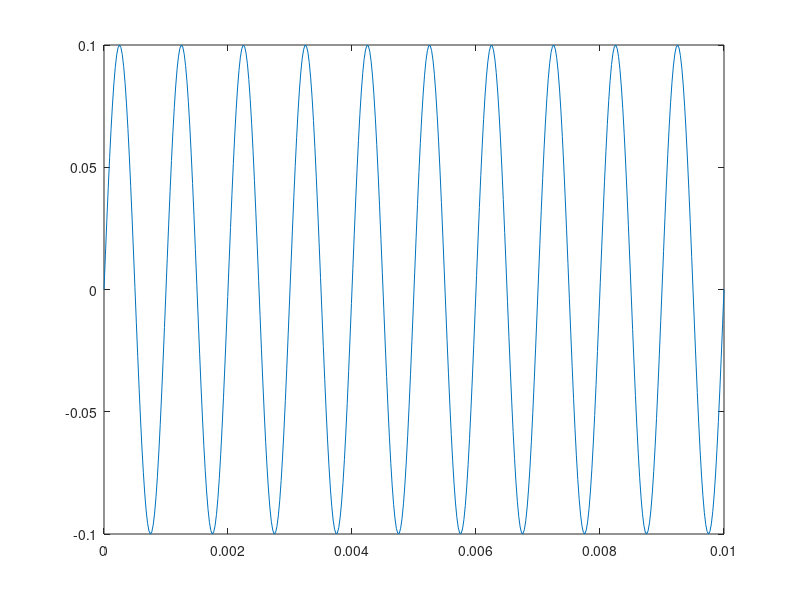
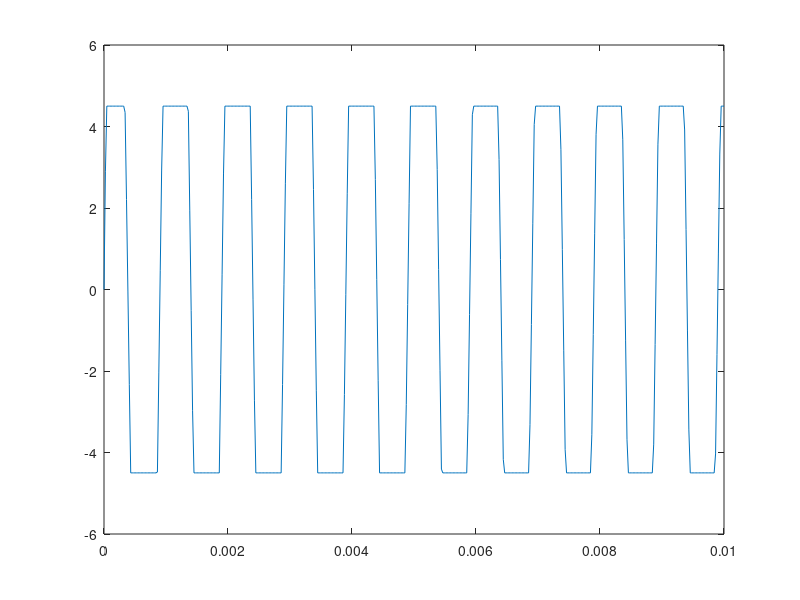
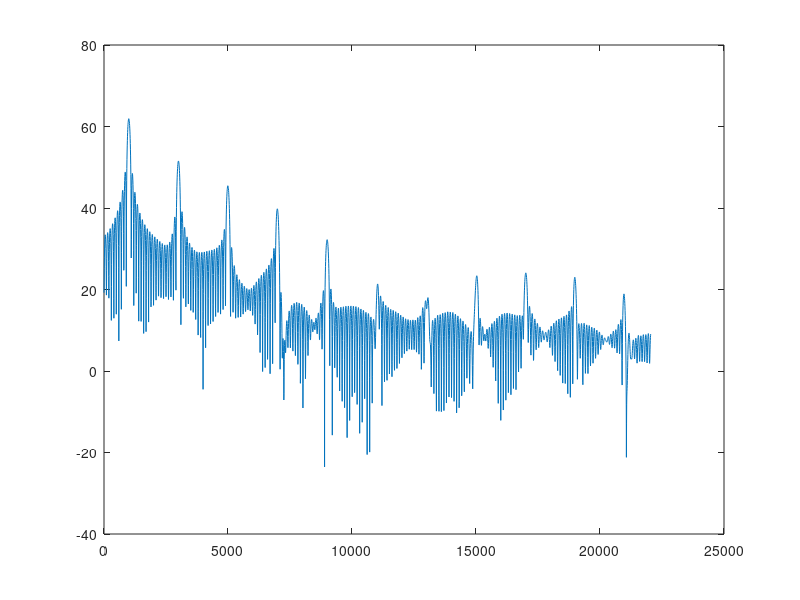
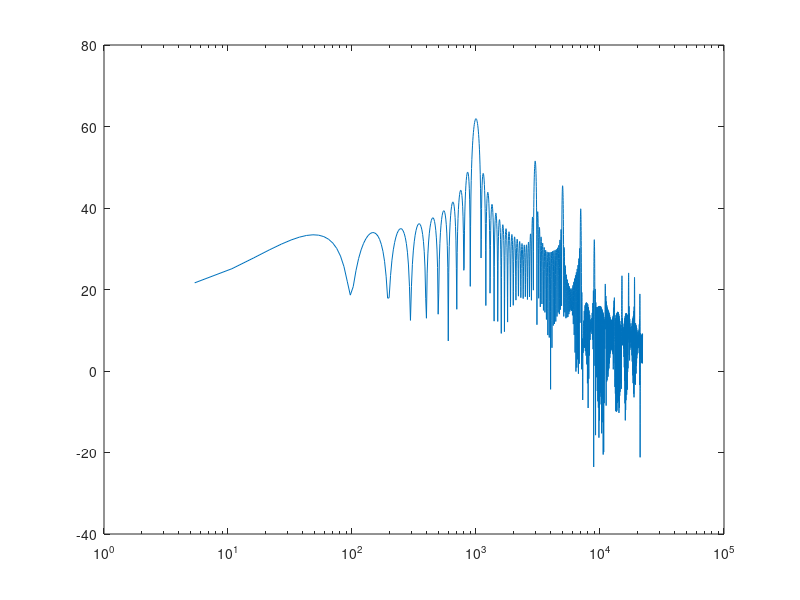

Reproduce these figures in MATLAB, in order.
%%

%%
clc;clear; close all;
Fs = 44100;
Ts = 1/Fs;
f = 1000;
t = [0:Ts:0.01].';

Vi = 0.1 * sin(2*pi*f*t);

N = length(Vi);
C1 = 47e-9;
R1 = Ts/(2*C1);
R3 = 4700;
R4 = 1e6;
Rp = 0; % max

G = 1 / (R1+R3+Rp);
Gb = (R3+Rp) * G;
Gi = 1 + R4*G;
Gx1 = R1 * R4 * G;
x1 = 0;
x2 = 0;
Vo = zeros(N,1);
Vb = 0;
Vr1 = 0;
for n = 1:N
   Vb = Gb*Vi(n,1) - R1*Gb*x1;
   Vr1 = Vi(n,1) - Vb;
   Vo(n,1) = Gi*Vi(n,1) - Gx1*x1;
   if Vo(n,1) > 4.5;
       Vo(n,1) = 4.5;
   elseif Vo(n,1) < -4.5;
       Vo(n,1) = -4.5;  
   end
   if n < N
       x1 = (2 * Vr1 / R1) - x1;
   end
end

% Waveform
plot(t,Vi);
figure;

plot(t, Vo);

figure;
[H,F] = freqz(Vo,1,4096,Fs);
plot(F , 20*log10(abs(H)));
figure;
semilogx(F , 20*log10(abs(H)));

%%
Vi2 = Vo;
